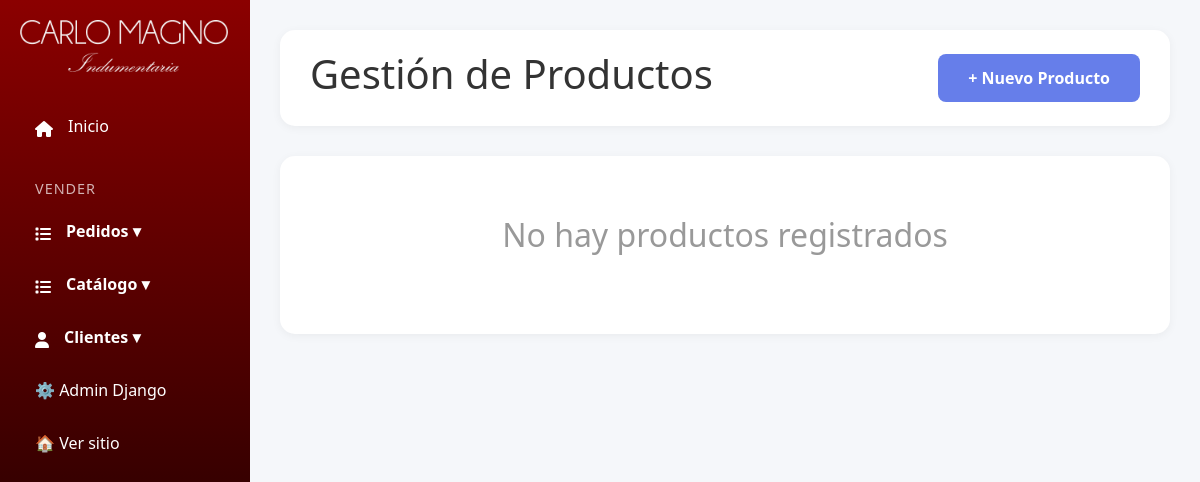
Page /panel/productos/ (signed in) on the earlier database version.
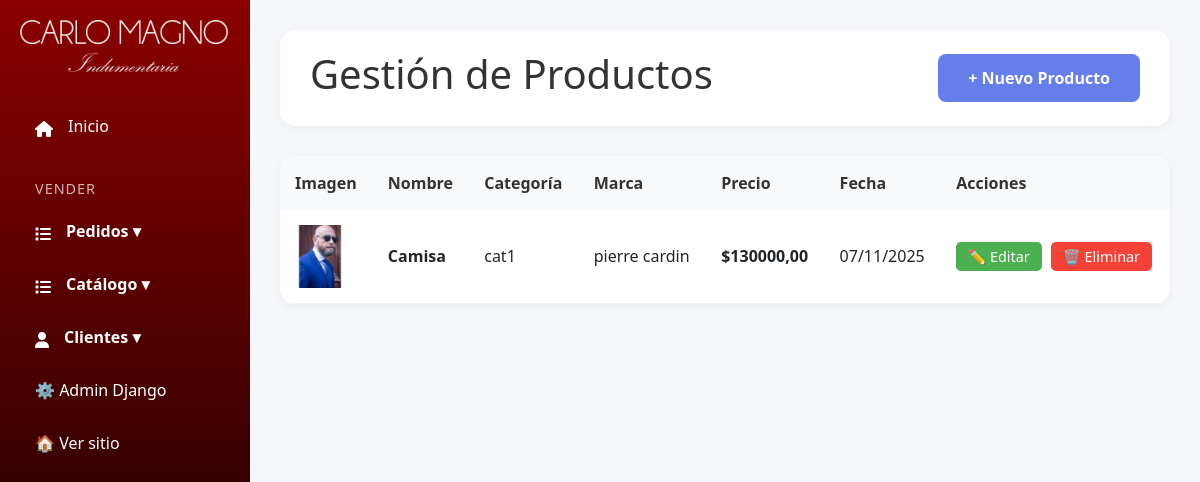
Same page on the later database version.
### productos/models.py (models this page shows, shortened)
class Producto(models.Model):
    nombre = models.CharField(max_length=200, verbose_name='Nombre')
    descripcion = models.TextField(verbose_name='Descripción')
    precio = models.DecimalField(
        max_digits=10,
        decimal_places=2,
        validators=[MinValueValidator(0)],
        verbose_name='Precio'
    )
    categoria = models.ForeignKey(
        Categoria,
        on_delete=models.PROTECT,
        related_name='categorias',
        verbose_name='Categoría'
    )
    marca = models.ForeignKey(
        Marca,
        on_delete=models.SET_NULL,
        null=True,
        blank=True,
        related_name='productos',
        verbose_name='Marca'
    )
    talle = models.ForeignKey(
        Talle,
        on_delete=models.SET_NULL,
        null=True,
        blank=True,
        related_name='productos',
        verbose_name='Talle'
    )
    colores = models.ManyToManyField(
        Color,
        related_name='productos',
        verbose_name='Colores disponibles',
        blank=True
    )
    imagen = models.ImageField(
        upload_to='productos/',
        null=True,
        blank=True,
        verbose_name='Imagen principal'
    )
    created_at = models.DateTimeField(auto_now_add=True, verbose_name='Fecha de creación')
    updated_at = models.DateTimeField(auto_now=True, verbose_name='Última actualización')
    class Meta:
        verbose_name = 'Producto'
        verbose_name_plural = 'Productos'
        ordering = ['-created_at']

class Categoria(models.Model):
    nombre = models.CharField(max_length=100, verbose_name='Nombre')
    descripcion = models.TextField(blank=True, verbose_name='Descripción')
    class Meta:
        verbose_name = 'Categoría'
        verbose_name_plural = 'Categorías'
        ordering = ['nombre']

class Marca(models.Model):
    nombre = models.CharField(max_length=100, unique=True, verbose_name='Nombre')
    logo = models.ImageField(
        upload_to='marcas/',
        null=True,
        blank=True,
        verbose_name='Logo'
    )
    website = models.URLField(blank=True, verbose_name='Sitio web')
    descripcion = models.TextField(blank=True, verbose_name='Descripción')
    class Meta:
        verbose_name = 'Marca'
        verbose_name_plural = 'Marcas'
        ordering = ['nombre']

### custom_admin/views.py (the view)
# urls.py: path('productos/', producto_list, name='productos'),
@login_required(login_url='login')
def productos(request):
    if not request.user.is_staff:
        return redirect('home')
    productos = Producto.objects.select_related('categoria', 'marca').all()
    return render(request, 'custom_admin/productos.html', {'productos': productos})

### productos/context_processors.py (called while the page is built, shortened)
def cart_processor(request):
    carrito = None
    cantidad_total = 0
    if request.user.is_authenticated:
        try:
            carrito = Carrito.objects.get(usuario=request.user)
            cantidad_total = carrito.get_cantidad_total()
        except Carrito.DoesNotExist:
            pass
    return {
        'carrito': carrito,
        'carrito_cantidad': cantidad_total
    }

### productos/models.py (called while the page is built)
    def get_cantidad_total(self):
        return sum(item.cantidad for item in self.items.all())

### templates/custom_admin/productos.html (shortened to what this page needs)
{% extends 'custom_admin/base.html' %}
{% load static %}
{%block extra_css %}
<link rel="stylesheet" href="{% static 'css/productos_admin.css' %}" />
{% endblock %}
{% block content %}
<div class="main-content">
	<div class="header">
		<h1>Gestión de Productos</h1>
		<a href="{% url 'agregar_producto' %}" class="btn btn-primary">+ Nuevo Producto</a>
	</div>
	{% if productos %}
	<div class="productos-table">
		<table>
			<thead>
				<tr>
					<th>Imagen</th>
					<th>Nombre</th>
					<th>Categoría</th>
					<th>Marca</th>
					<th>Precio</th>
					<th>Fecha</th>
					<th>Acciones</th>
				</tr>
			</thead>
			<tbody>
				{% for producto in productos %}
				<tr>
					<td>
						{% if producto.imagen %}
						<img
							src="{{ producto.imagen.url }}"
							alt="{{ producto.nombre }}"
							class="product-img"
						/>
						{% endif %}
					</td>
					<td><strong>{{ producto.nombre }}</strong></td>
					<td>{{ producto.categoria.nombre }}</td>
					<td>{{ producto.marca.nombre|default:"Sin marca" }}</td>
					<td><strong>${{ producto.precio }}</strong></td>
					<td>{{ producto.created_at|date:"d/m/Y" }}</td>
					<td>
						<a href="{% url 'editar_producto' producto.id %}" class="btn-edit"
							>✏️ Editar</a
						>
						<a href="{% url 'eliminar_producto' producto.id %}" class="btn-delete"
							>🗑️ Eliminar</a
						>
					</td>
				</tr>
				{% endfor %}
			</tbody>
		</table>
	</div>
	{% else %}
	<div class="empty-state">
		<h2>No hay productos registrados</h2>
	</div>
	{% endif %}
</div>
{% load static %}
{% endblock %}

### templates/custom_admin/base.html (shortened to what this page needs)
<!DOCTYPE html>
{% load static %}
<html lang="es">
	<!DOCTYPE html>
	<html lang="es">
		<head>
			<link
				href="https://cdn.jsdelivr.net/npm/bootstrap@5.3.8/dist/css/bootstrap.min.css"
				rel="stylesheet"
			/>
			<link
				rel="stylesheet"
				href="https://cdnjs.cloudflare.com/ajax/libs/font-awesome/6.4.2/css/all.min.css"
			/>
			<link rel="stylesheet" href="{% static 'css/style_admin.css' %}" />
			{% block extra_css %}
            {% endblock %}
		</head>
		<body>
			<header>
				<div class="sidebar">
					<img src="{% static 'images/logo.png' %}" alt="">
					<nav>
						<div class="iconoFontAwe {% if request.resolver_match.url_name == 'dashboard' %}active{% endif %}">
							<i class="fa-solid fa-home"></i>
							<a href="{% url 'dashboard' %}">Inicio</a>
						</div>
						<h6>VENDER</h6>
						<div class="menu-pedidos">
							<div class="iconoFontAwe">
								<i class="fa fa-list" aria-hidden="true"></i>
								<a href="javascript:void(0)" class="main-link" id="toggle-pedidos"
									>Pedidos ▾</a>
							</div>
						</div>
						<div class="menu-catalogos">
							<div class="iconoFontAwe">
								<i class="fa fa-list" aria-hidden="true"></i>
								<a href="javascript:void(0)" class="main-link" id="toggle-catalogos"
									>Catálogo ▾</a
								>
							</div>
						</div>
						<div class="menu-clientes">
							<div class="iconoFontAwe">
								<i class="fa-solid fa-user"></i>
								<a href="javascript:void(0)" class="main-link" id="toggle-clientes"
									>Clientes ▾</a
								>
							</div>
						</div>
						<a href="/admin/" target="_blank">⚙️ Admin Django</a>
						<a href="{% url 'inicio' %}">🏠 Ver sitio</a>
					</nav>
				</div>
			</header>
			<main>
                {% block content %}{% endblock %}
            </main>
		</body>
	</html>
</html>

### static/css/style_admin.css (style rules this page uses)
* { margin: 0; padding: 0; box-sizing: border-box; }
body { font-family: "Segoe UI", Tahoma, Geneva, Verdana, sans-serif; background: #f5f7fa; }
.sidebar { position: fixed; left: 0; top: 0; width: 250px; height: 100vh; background: linear-gradient(180deg, #8b0000 0%, #000000 100%); padding: 20px; color: white; }
.sidebar img { margin-bottom: 30px; width: 13rem; filter: invert(100%); }
.sidebar h6 { padding: 25px 15px 0.1rem; font-size: 0.9em; letter-spacing: 1px; opacity: 0.7; }
.sidebar nav a { display: block; padding: 12px 15px; color: white; text-decoration: none; border-radius: 8px; margin-bottom: 5px; transition: all 0.3s ease; }
.menu-catalogos, .menu-clientes .menu-pedidos { position: relative; }
.iconoFontAwe { display: flex; align-items: center; padding: 0px 15px; }
.menu-catalogos .main-link, .menu-clientes .main-link, .menu-pedidos .main-link { font-weight: 600; }
.main-content { margin-left: 250px; padding: 30px; }
.header { background: white; padding: 20px 30px; border-radius: 15px; box-shadow: 0 2px 10px rgba(0, 0, 0, 0.05); margin-bottom: 30px; display: flex; justify-content: space-between; align-items: center; }
.header h1 { color: #333; }
.btn { padding: 10px 20px; border: none; border-radius: 8px; cursor: pointer; font-weight: 600; text-decoration: none; display: inline-block; transition: all 0.3s ease; }
.btn-primary { background: #667eea; color: white; }
.btn-edit { background: #4caf50; color: white; padding: 5px 12px; border-radius: 5px; text-decoration: none; font-size: 0.9em; margin-right: 5px; }
.btn-delete { background: #f44336; color: white; padding: 5px 12px; border-radius: 5px; text-decoration: none; font-size: 0.9em; }
table { width: 100%; border-collapse: collapse; }
th { background: #f8f9fa; padding: 15px; text-align: left; color: #333; font-weight: 600; }
td { padding: 15px; border-bottom: 1px solid #f0f0f0; }

### static/css/productos_admin.css (style rules this page uses)
.productos-table { background: white; border-radius: 15px; box-shadow: 0 2px 10px rgba(0, 0, 0, 0.05); overflow: hidden; }
.product-img { width: 50px; height: 62.5px; object-fit: cover; border-radius: 5px; }
.btn { padding: 12px 30px; border: none; border-radius: 8px; font-size: 1em; font-weight: 600; cursor: pointer; transition: all 0.3s ease; text-decoration: none; display: inline-block; }
.btn-primary { background: #667eea; color: white; }

Differences in the rows shown:
added Producto: imagen (placeholder picture), nombre "Camisa", categoria.nombre "cat1", marca.nombre "pierre cardin", precio "130000,00", created_at "07/11/2025"
Other differences:
text no longer shown: "No hay productos registrados"
text now shown: "Imagen Nombre Categoría Marca Precio Fecha Acciones"
